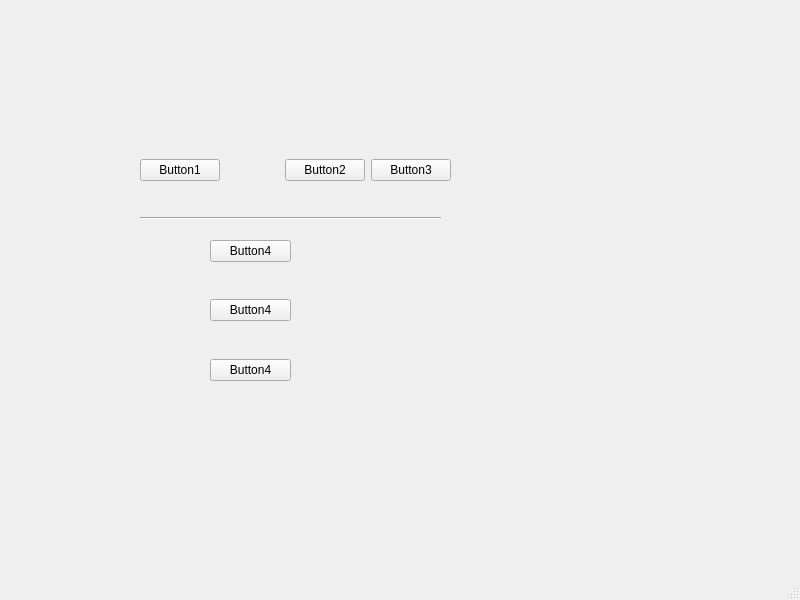
<?xml version="1.0" encoding="UTF-8"?>
<ui version="4.0">
 <class>MainWindow</class>
 <widget class="QMainWindow" name="MainWindow">
  <property name="geometry">
   <rect>
    <x>0</x>
    <y>0</y>
    <width>800</width>
    <height>600</height>
   </rect>
  </property>
  <property name="windowTitle">
   <string>MainWindow</string>
  </property>
  <widget class="QWidget" name="centralwidget">
   <widget class="Line" name="line">
    <property name="geometry">
     <rect>
      <x>140</x>
      <y>210</y>
      <width>301</width>
      <height>16</height>
     </rect>
    </property>
    <property name="orientation">
     <enum>Qt::Horizontal</enum>
    </property>
   </widget>
   <widget class="QWidget" name="">
    <property name="geometry">
     <rect>
      <x>140</x>
      <y>150</y>
      <width>311</width>
      <height>41</height>
     </rect>
    </property>
    <layout class="QHBoxLayout" name="horizontalLayout">
     <item>
      <widget class="QPushButton" name="pushButton">
       <property name="text">
        <string>Button1</string>
       </property>
      </widget>
     </item>
     <item>
      <spacer name="horizontalSpacer">
       <property name="orientation">
        <enum>Qt::Horizontal</enum>
       </property>
       <property name="sizeHint" stdset="0">
        <size>
         <width>40</width>
         <height>20</height>
        </size>
       </property>
      </spacer>
     </item>
     <item>
      <widget class="QPushButton" name="pushButton_2">
       <property name="text">
        <string>Button2</string>
       </property>
      </widget>
     </item>
     <item>
      <widget class="QPushButton" name="pushButton_3">
       <property name="text">
        <string>Button3</string>
       </property>
      </widget>
     </item>
    </layout>
   </widget>
   <widget class="QWidget" name="">
    <property name="geometry">
     <rect>
      <x>210</x>
      <y>240</y>
      <width>81</width>
      <height>141</height>
     </rect>
    </property>
    <layout class="QVBoxLayout" name="verticalLayout">
     <item>
      <widget class="QPushButton" name="pushButton_4">
       <property name="text">
        <string>Button4</string>
       </property>
      </widget>
     </item>
     <item>
      <spacer name="verticalSpacer_2">
       <property name="orientation">
        <enum>Qt::Vertical</enum>
       </property>
       <property name="sizeHint" stdset="0">
        <size>
         <width>20</width>
         <height>40</height>
        </size>
       </property>
      </spacer>
     </item>
     <item>
      <widget class="QPushButton" name="pushButton_5">
       <property name="text">
        <string>Button4</string>
       </property>
      </widget>
     </item>
     <item>
      <spacer name="verticalSpacer">
       <property name="orientation">
        <enum>Qt::Vertical</enum>
       </property>
       <property name="sizeHint" stdset="0">
        <size>
         <width>20</width>
         <height>40</height>
        </size>
       </property>
      </spacer>
     </item>
     <item>
      <widget class="QPushButton" name="pushButton_6">
       <property name="text">
        <string>Button4</string>
       </property>
      </widget>
     </item>
    </layout>
   </widget>
  </widget>
  <widget class="QMenuBar" name="menubar">
   <property name="geometry">
    <rect>
     <x>0</x>
     <y>0</y>
     <width>800</width>
     <height>23</height>
    </rect>
   </property>
  </widget>
  <widget class="QStatusBar" name="statusbar"/>
 </widget>
 <resources/>
 <connections/>
</ui>
